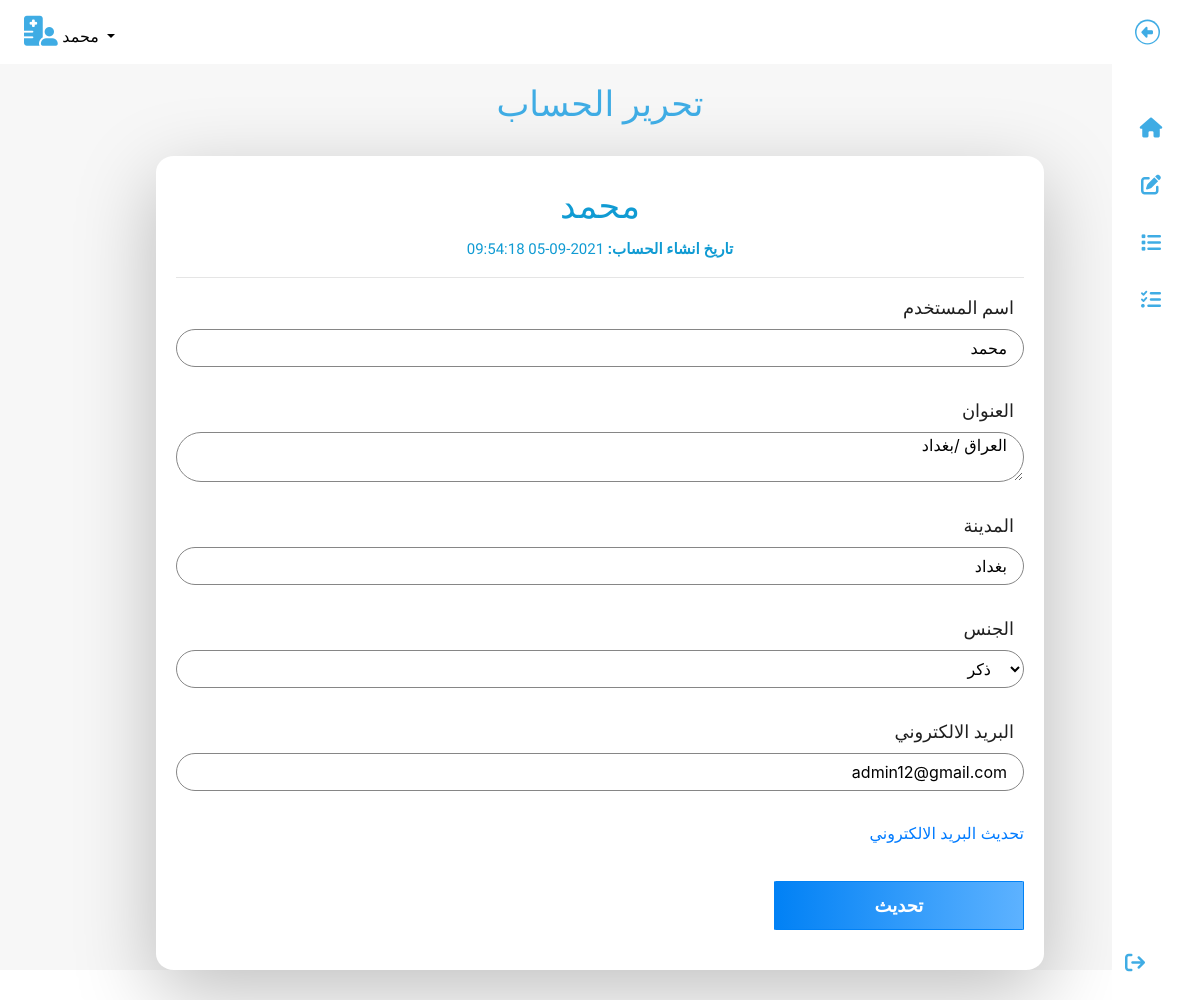
The page /hms/edit-profile.php (signed in) on the database its author committed.
### tables this page shows
CREATE TABLE `users` (
  `id` int(11) NOT NULL,
  `fullName` varchar(255) DEFAULT NULL,
  `address` longtext DEFAULT NULL,
  `city` varchar(255) DEFAULT NULL,
  `gender` varchar(255) DEFAULT NULL,
  `email` varchar(255) DEFAULT NULL,
  `password` varchar(255) DEFAULT NULL,
  `regDate` timestamp NULL DEFAULT current_timestamp(),
  `updationDate` timestamp NULL DEFAULT NULL ON UPDATE current_timestamp()
);

### hms/edit-profile.php (the view, shortened to what this page needs)
<?php
include('include/config.php');
?>
<!DOCTYPE html>
<html lang="en">
<head>
	<link rel="stylesheet" href="https://cdn.jsdelivr.net/npm/bootstrap@4.6.1/dist/css/bootstrap.min.css">
	<link rel="stylesheet" href="https://cdnjs.cloudflare.com/ajax/libs/font-awesome/6.1.1/css/all.min.css" />
	<link rel="stylesheet" href="../css/style2.css">
</head>
<body>
	<div id="app">
		<?php include('include/sidebar.php'); ?>
		<div class="app-content">
			<?php include('include/header.php'); ?>
			<div class="main">
				<div class="container" id="container">
					<div>
						<h3 class="panel-title">تحرير الحساب</h3>
						<form role="form" name="edit" method="post" class="theform2">
							<?php
							$sql = mysqli_query($con, "select * from users where id='" . $_SESSION['id'] . "'");
							while ($data = mysqli_fetch_array($sql)) {
							?>
								<h3><?php echo htmlentities($data['fullName']); ?> </h3>
								<p><b>تاريخ انشاء الحساب: </b><?php echo htmlentities($data['regDate']); ?></p>
								<hr />
								<div class="form-group">
									<label for="fname">
										اسم المستخدم
									</label>
									<input type="text" name="fname" class="form-control" value="<?php echo htmlentities($data['fullName']); ?>">
								</div>
								<div class="form-group">
									<label for="address">
										العنوان
									</label>
									<textarea name="address" class="form-control"><?php echo htmlentities($data['address']); ?></textarea>
								</div>
								<div class="form-group">
									<label for="city">
										المدينة
									</label>
									<input type="text" name="city" class="form-control" required="required" value="<?php echo htmlentities($data['city']); ?>">
								</div>
								<div class="form-group">
									<label for="gender">
										الجنس
									</label>
									<select name="gender" class="form-control" required="required">
										<option value="<?php echo htmlentities($data['gender']); ?>"><?php echo htmlentities($data['gender']); ?></option>
									</select>
								</div>
								<div class="form-group">
									<label for="fess">
										البريد الالكتروني
									</label>
									<input type="email" name="uemail" class="form-control" readonly="readonly" value="<?php echo htmlentities($data['email']); ?>">
									<a href="change-emaild.php">تحديث البريد الالكتروني</a>
								</div>
								<button type="submit" name="submit" class="btn btn-o btn-primary">
									تحديث
								</button>
						</form>
					<?php } ?>
					</div>
				</div>
			</div>
		</div>
	</div>
</body>
</html>

### hms/include/header.php (shortened to what this page needs)
<header class="navbar navbar-expand-lg navbar-light bg-light">
	<div class="collapse navbar-collapse" id="navbarSupportedContent">
		<ul class="navbar-nav mr-auto">
			<li class="nav-item dropdown">
				<a class="nav-link dropdown-toggle" href="#" id="navbarDropdown" role="button" data-toggle="dropdown" aria-expanded="false">
					<i class="fa-solid fa-hospital-user navicon"></i>
					<?php $query = mysqli_query($con, "select fullName from users where id='" . $_SESSION['id'] . "'");
					while ($row = mysqli_fetch_array($query)) {
						echo $row['fullName'];
					}
					?>
				</a>
			</li>
		</ul>
	</div>
</header>

### css/style2.css (style rules this page uses)
* { margin: 0; padding: 0; box-sizing: border-box; }
.navbar { position: static; left: 0; top: 0; z-index: 4; width: 100%; background-color: white !important; box-shadow: 0 2px 4px rgb(0 0 0 / 10%), 0 8px 16px rgb(0 0 0 / 10%); }
.navbar a { color: black !important; }
.navicon { color: #3face4; font-size: 30px; }
.main { background-color: #f7f7f7; min-height: 100vh; padding-top: 20px; }
.main h3 { text-align: center; color: #3face4; font-size: 35px; font-family: 'Amiri', serif; }
.theform2 { padding: 20px; text-align: right; background-color: white; margin: 30px auto; border-radius: 2%; border-bottom: 1px; box-shadow: 0 24px 80px hsla(0, 0%, 0%, 0.25); width: 80%; }
.theform2 h3 { color: rgb(16, 155, 211); font-size: 35px; text-align: center; margin: 10px 0; font-family: 'Amiri', serif; }
.theform2 p { color: rgb(16, 155, 211); font-size: 15px; text-align: center; margin: 10px 0; font-family: 'Amiri', serif; }
.theform2 label { color: #1f1f1f; font-size: 18px; text-align: right; font-family: 'Amiri', serif; margin-right: 10px; }
.theform2 .form-control, .theform2 textarea, .theform2 select { width: 100%; margin-bottom: 30px; border-radius: 60px; padding: 0 16px; outline: none; border: 1px solid #868686; color: black; background-color: white; text-align: right; }
.theform2 .form-control::placeholder, .theform2 textarea::placeholder { color: #868686; font-size: 20px; padding: 20px; text-align: right; }
.theform2 button { display: inline-block; background: #0181f5; background: linear-gradient(to right, #0181f5 0%, #5db2ff 100%); border: 1px solid #0181f5; color: white; padding: 10px 10px; border-radius: 1%; margin: 10px 0; width: 250px; font-size: 18px; margin: 20px 0; font-weight: 600; text-align: center; }

### rows shown on the page
users: fullName "محمد", regDate "2021-09-05 09:54:18", fname "محمد", address "العراق /بغداد", city "بغداد", gender "ذكر", uemail "admin12@gmail.com"
